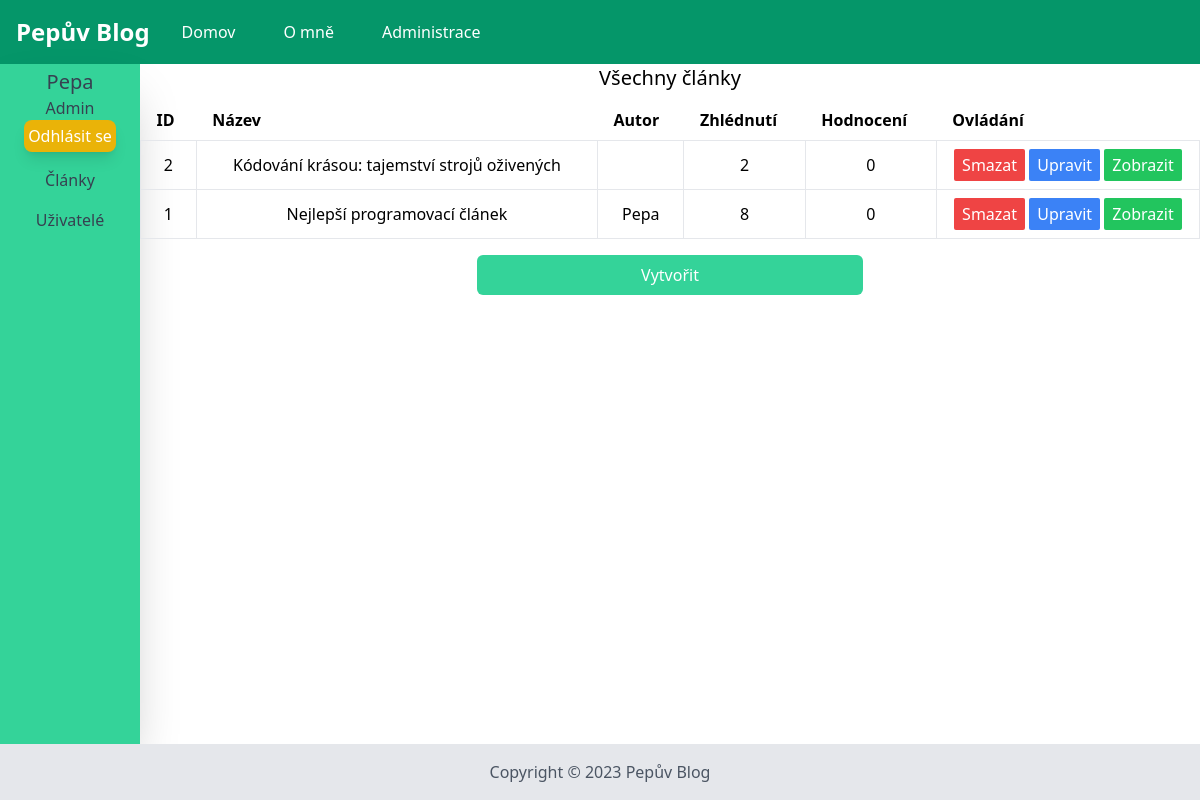
Before: /admin/articles (signed in) with the older database file.
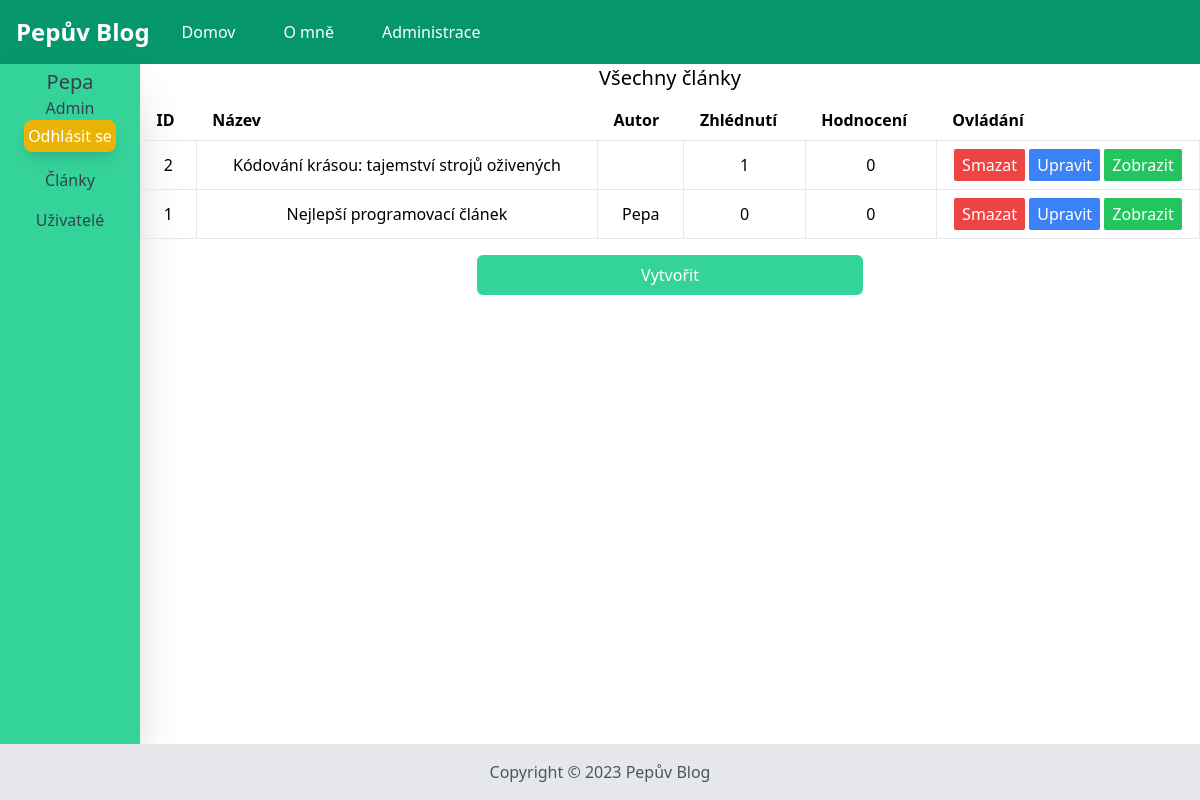
After: the same page with the newer database file.
### app.py (models this page shows, shortened)
class Article(db.Model):
    id = db.Column(db.Integer, primary_key=True)
    title = db.Column(db.String, nullable=False)
    content = db.Column(db.String, nullable=False)
    author_id = db.Column(db.Integer, db.ForeignKey('user.id'), nullable=False)
    date_created = db.Column(db.DateTime, default=datetime.utcnow)
    views = db.Column(db.Integer, default=0)
    reviews = db.Column(db.Integer, default=0)

class User(db.Model):
    id = db.Column(db.Integer, primary_key=True)
    login = db.Column(db.String, nullable=False)
    password = db.Column(db.String, nullable=False)
    admin = db.Column(db.Boolean, default=0)
    articles = db.relationship('Article', backref='author', lazy=True)
    is_active = db.Column(db.Boolean, default=True)
    is_authenticated = db.Column(db.Boolean)
    def is_authenticated(self):
        return self.is_authenticated
    def is_active(self):
        return self.is_active

### app.py (the view)
@app.route("/admin/articles")
@login_required
def admin_articles():
    articles = Article.query.order_by(desc(Article.id)).all()
    return render_template("admin_articles.html", articles=articles)

### app.py (called while the page is built)
@login_manager.user_loader
def load_user(user_id):
    return User.query.get(int(user_id))

### templates/admin_articles.html (shortened to what this page needs)
{% extends 'admin_base.html' %}
{% block admin_body %}
<h2 class="text-xl font-medium mb-2 text-center">Všechny články</h2>
<table class="table-auto w-full">
  <thead>
    <th class="px-4 py-2 text-left">ID</th>
    <th class="px-4 py-2 text-left">Název</th>
    <th class="px-4 py-2 text-left">Autor</th>
    <th class="px-4 py-2 text-left">Zhlédnutí</th>
    <th class="px-4 py-2 text-left">Hodnocení</th>
    <th class="px-4 py-2 text-left">Ovládání</th>
  </thead>
  <tbody>
    {% for article in articles %}
    <tr class="text-center">
      <td class="border px-4 py-2">{{article.id}}</td>
      <td class="border px-4 py-2">{{article.title}}</td>
      <td class="border px-4 py-2">{{article.author.login}}</td>
      <td class="border px-4 py-2">{{article.views}}</td>
      <td class="border px-4 py-2">{{article.reviews}}</td>
      <td class="border px-1 py-2">
        <button article-id="{{article.id}}"
          class="delete bg-red-500 text-white py-1 px-2 rounded-sm hover:bg-red-600"
        >
          Smazat
        </button>
        <button article-id="{{article.id}}"
          class="edit bg-blue-500 text-white py-1 px-2 rounded-sm hover:bg-blue-600"
        >
          Upravit
        </button>
        <button article-id="{{article.id}}"
          class="show bg-green-500 text-white py-1 px-2 rounded-sm hover:bg-green-600"
        >
          Zobrazit
        </button>
      </td>
    </tr>
    {% endfor %}
  </tbody>
</table>
<div class="w-full flex justify-center p-4 px-36">
<button id="create" class="bg-emerald-400 w-1/2 text-white rounded-md p-2 text-center hover:bg-emerald-600">Vytvořit</button>
</div>
{% endblock %}

Changed rows visible on the page:
changed Article "Kódování krásou: tajemství strojů oživených": views "2" → "1"
changed Article "Nejlepší programovací článek": views "8" → "0"
